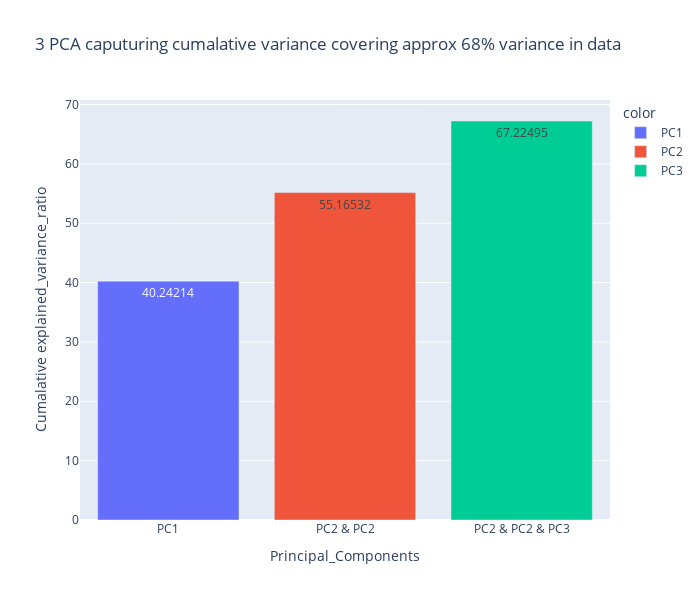

Write notebook code for a chart like this one.
### Markdown cell above
<br>

### Code cell
fig = px.bar(x=['PC1','PC2 & PC2','PC2 & PC2 & PC3'], y=pca.explained_variance_ratio_.cumsum() * 100,
             labels={'x':'Principal_Components','y':'Cumalative explained_variance_ratio'},
             height=600,width=700,color = ['PC1','PC2','PC3'],text_auto=True,
             title='3 PCA caputuring cumalative variance covering approx 68% variance in data')
fig.show()

### Figure 1 — Plotly figure (JSON) as saved in the notebook; plotly's stock layout.template omitted (floating-point values rounded to 4 significant figures)
{"data": [{"alignmentgroup": "True", "hovertemplate": "color=PC1<br>Principal_Components=%{x}<br>Cumalative explained_variance_ratio=%{y}<extra></extra>", "legendgroup": "PC1", "marker": {"color": "#636efa", "pattern": {"shape": ""}}, "name": "PC1", "offsetgroup": "PC1", "orientation": "v", "showlegend": true, "textposition": "auto", "texttemplate": "%{y}", "type": "bar", "x": ["PC1"], "xaxis": "x", "y": [40.24], "yaxis": "y"}, {"alignmentgroup": "True", "hovertemplate": "color=PC2<br>Principal_Components=%{x}<br>Cumalative explained_variance_ratio=%{y}<extra></extra>", "legendgroup": "PC2", "marker": {"color": "#EF553B", "pattern": {"shape": ""}}, "name": "PC2", "offsetgroup": "PC2", "orientation": "v", "showlegend": true, "textposition": "auto", "texttemplate": "%{y}", "type": "bar", "x": ["PC2 & PC2"], "xaxis": "x", "y": [55.17], "yaxis": "y"}, {"alignmentgroup": "True", "hovertemplate": "color=PC3<br>Principal_Components=%{x}<br>Cumalative explained_variance_ratio=%{y}<extra></extra>", "legendgroup": "PC3", "marker": {"color": "#00cc96", "pattern": {"shape": ""}}, "name": "PC3", "offsetgroup": "PC3", "orientation": "v", "showlegend": true, "textposition": "auto", "texttemplate": "%{y}", "type": "bar", "x": ["PC2 & PC2 & PC3"], "xaxis": "x", "y": [67.22], "yaxis": "y"}], "layout": {"barmode": "relative", "height": 600, "legend": {"title": {"text": "color"}, "tracegroupgap": 0}, "title": {"text": "3 PCA caputuring cumalative variance covering approx 68% variance in data"}, "width": 700, "xaxis": {"anchor": "y", "autorange": true, "domain": [0, 1], "range": [-0.5, 2.5], "title": {"text": "Principal_Components"}, "type": "category"}, "yaxis": {"anchor": "x", "autorange": true, "domain": [0, 1], "range": [0, 70.76], "title": {"text": "Cumalative explained_variance_ratio"}, "type": "linear"}}}
